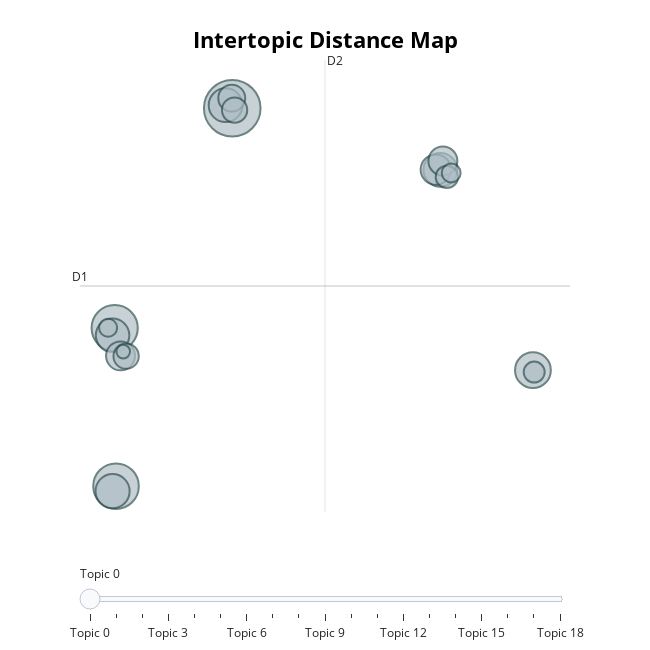

The notebook cell this image was saved under:
### Markdown cell above
Absouletly this is also good. related mobile phone brands. Let's visualize to see how far the topics are on the plane.

### Code cell
model_train.visualize_topics()

### Figure 1 — Plotly figure (JSON) as saved in the notebook; plotly's stock layout.template omitted (floating-point values rounded to 4 significant figures)
{"data": [{"customdata": [[0, "bereik | slecht | bundel | toestelkrediet | verleng", 225], [1, "abonnemenen | abonnement | verlengen | aanpassen | wijzig", 150], [2, "ideal | betalen | afbetalen | toestel | link", 146], [3, "internet | langzaam | traag | internetsnelheid | verhogen", 90], [4, "aankoopbon | aankoopbewijs | bon | aankoop | kopie", 82], [5, "telefoon | mobiel | tmobile | algarij | netwerk", 80], [6, "factuur | mai | betalen | toestel | vinden", 80], [7, "email | mail | factuur | per | ontvangen", 79], [8, "nummer | buitenlands | bellen | worden | buitenland", 65], [9, "maandelijks | opzegbaar | maand | abbonement | abonnemenen", 59], [10, "iphone | beschikbaar | verkopen | xs | max", 59], [11, "traag | langzaam | snelheid | heel | snel", 51], [12, "thuis | huis | slecht | bereik | info", 45], [13, "contract | maandelijks | opzegbaar | verlengen | lopen", 45], [14, "samsung | tablet | kleur | pixel | s20", 35], [15, "netwerk | verbinding | netwerkverbinding | storing | goed", 31], [16, "sim | only | kind | simkaart | verlengen", 25], [17, "kind | abonnemenen | kinderpakket | kinder | abonnementen", 23], [18, "datum | date | startdatum | reno5 | release", 13]], "hovertemplate": "<b>Topic %{customdata[0]}</b><br>%{customdata[1]}<br>Size: %{customdata[2]}", "legendgroup": "", "marker": {"color": "#B0BEC5", "line": {"color": "DarkSlateGrey", "width": 2}, "size": [225, 150, 146, 90, 82, 80, 80, 79, 65, 59, 59, 51, 45, 45, 35, 31, 25, 23, 13], "sizemode": "area", "sizeref": 0.1406, "symbol": "circle"}, "mode": "markers", "name": "", "orientation": "v", "showlegend": false, "type": "scatter", "x": [-4.088, -11.69, -11.61, 15.37, -11.83, 9.381, -4.519, -11.83, 9.086, -11.32, 9.544, -4.119, -3.936, -10.95, 9.799, 15.45, 10.08, -12.12, -11.14], "xaxis": "x", "y": [10.28, 1.021, -5.629, -0.7488, -5.84, 7.682, 10.4, 0.7163, 7.691, -0.1465, 8.052, 10.7, 10.2, -0.1612, 7.384, -0.8302, 7.549, 1.037, 0.03236], "yaxis": "y"}], "layout": {"annotations": [{"showarrow": false, "text": "D1", "x": -13.94, "y": 2.793, "yshift": 10}, {"showarrow": false, "text": "D2", "x": 1.915, "xshift": 10, "y": 12.3}], "height": 650, "hoverlabel": {"bgcolor": "white", "font": {"family": "Rockwell", "size": 16}}, "legend": {"itemsizing": "constant", "tracegroupgap": 0}, "margin": {"t": 60}, "shapes": [{"line": {"color": "#CFD8DC", "width": 2}, "type": "line", "x0": 1.915, "x1": 1.915, "y0": -6.716, "y1": 12.3}, {"line": {"color": "#9E9E9E", "width": 2}, "type": "line", "x0": -13.94, "x1": 17.77, "y0": 2.793, "y1": 2.793}], "sliders": [{"active": 0, "pad": {"t": 50}, "steps": [{"args": [{"marker.color": [["red", "#B0BEC5", "#B0BEC5", "#B0BEC5", "#B0BEC5", "#B0BEC5", "#B0BEC5", "#B0BEC5", "#B0BEC5", "#B0BEC5", "#B0BEC5", "#B0BEC5", "#B0BEC5", "#B0BEC5", "#B0BEC5", "#B0BEC5", "#B0BEC5", "#B0BEC5", "#B0BEC5"]]}], "label": "Topic 0", "method": "update"}, {"args": [{"marker.color": [["#B0BEC5", "red", "#B0BEC5", "#B0BEC5", "#B0BEC5", "#B0BEC5", "#B0BEC5", "#B0BEC5", "#B0BEC5", "#B0BEC5", "#B0BEC5", "#B0BEC5", "#B0BEC5", "#B0BEC5", "#B0BEC5", "#B0BEC5", "#B0BEC5", "#B0BEC5", "#B0BEC5"]]}], "label": "Topic 1", "method": "update"}, {"args": [{"marker.color": [["#B0BEC5", "#B0BEC5", "red", "#B0BEC5", "#B0BEC5", "#B0BEC5", "#B0BEC5", "#B0BEC5", "#B0BEC5", "#B0BEC5", "#B0BEC5", "#B0BEC5", "#B0BEC5", "#B0BEC5", "#B0BEC5", "#B0BEC5", "#B0BEC5", "#B0BEC5", "#B0BEC5"]]}], "label": "Topic 2", "method": "update"}, {"args": [{"marker.color": [["#B0BEC5", "#B0BEC5", "#B0BEC5", "red", "#B0BEC5", "#B0BEC5", "#B0BEC5", "#B0BEC5", "#B0BEC5", "#B0BEC5", "#B0BEC5", "#B0BEC5", "#B0BEC5", "#B0BEC5", "#B0BEC5", "#B0BEC5", "#B0BEC5", "#B0BEC5", "#B0BEC5"]]}], "label": "Topic 3", "method": "update"}, {"args": [{"marker.color": [["#B0BEC5", "#B0BEC5", "#B0BEC5", "#B0BEC5", "red", "#B0BEC5", "#B0BEC5", "#B0BEC5", "#B0BEC5", "#B0BEC5", "#B0BEC5", "#B0BEC5", "#B0BEC5", "#B0BEC5", "#B0BEC5", "#B0BEC5", "#B0BEC5", "#B0BEC5", "#B0BEC5"]]}], "label": "Topic 4", "method": "update"}, {"args": [{"marker.color": [["#B0BEC5", "#B0BEC5", "#B0BEC5", "#B0BEC5", "#B0BEC5", "red", "#B0BEC5", "#B0BEC5", "#B0BEC5", "#B0BEC5", "#B0BEC5", "#B0BEC5", "#B0BEC5", "#B0BEC5", "#B0BEC5", "#B0BEC5", "#B0BEC5", "#B0BEC5", "#B0BEC5"]]}], "label": "Topic 5", "method": "update"}, {"args": [{"marker.color": [["#B0BEC5", "#B0BEC5", "#B0BEC5", "#B0BEC5", "#B0BEC5", "#B0BEC5", "red", "#B0BEC5", "#B0BEC5", "#B0BEC5", "#B0BEC5", "#B0BEC5", "#B0BEC5", "#B0BEC5", "#B0BEC5", "#B0BEC5", "#B0BEC5", "#B0BEC5", "#B0BEC5"]]}], "label": "Topic 6", "method": "update"}, {"args": [{"marker.color": [["#B0BEC5", "#B0BEC5", "#B0BEC5", "#B0BEC5", "#B0BEC5", "#B0BEC5", "#B0BEC5", "red", "#B0BEC5", "#B0BEC5", "#B0BEC5", "#B0BEC5", "#B0BEC5", "#B0BEC5", "#B0BEC5", "#B0BEC5", "#B0BEC5", "#B0BEC5", "#B0BEC5"]]}], "label": "Topic 7", "method": "update"}, {"args": [{"marker.color": [["#B0BEC5", "#B0BEC5", "#B0BEC5", "#B0BEC5", "#B0BEC5", "#B0BEC5", "#B0BEC5", "#B0BEC5", "red", "#B0BEC5", "#B0BEC5", "#B0BEC5", "#B0BEC5", "#B0BEC5", "#B0BEC5", "#B0BEC5", "#B0BEC5", "#B0BEC5", "#B0BEC5"]]}], "label": "Topic 8", "method": "update"}, {"args": [{"marker.color": [["#B0BEC5", "#B0BEC5", "#B0BEC5", "#B0BEC5", "#B0BEC5", "#B0BEC5", "#B0BEC5", "#B0BEC5", "#B0BEC5", "red", "#B0BEC5", "#B0BEC5", "#B0BEC5", "#B0BEC5", "#B0BEC5", "#B0BEC5", "#B0BEC5", "#B0BEC5", "#B0BEC5"]]}], "label": "Topic 9", "method": "update"}, {"args": [{"marker.color": [["#B0BEC5", "#B0BEC5", "#B0BEC5", "#B0BEC5", "#B0BEC5", "#B0BEC5", "#B0BEC5", "#B0BEC5", "#B0BEC5", "#B0BEC5", "red", "#B0BEC5", "#B0BEC5", "#B0BEC5", "#B0BEC5", "#B0BEC5", "#B0BEC5", "#B0BEC5", "#B0BEC5"]]}], "label": "Topic 10", "method": "update"}, {"args": [{"marker.color": [["#B0BEC5", "#B0BEC5", "#B0BEC5", "#B0BEC5", "#B0BEC5", "#B0BEC5", "#B0BEC5", "#B0BEC5", "#B0BEC5", "#B0BEC5", "#B0BEC5", "red", "#B0BEC5", "#B0BEC5", "#B0BEC5", "#B0BEC5", "#B0BEC5", "#B0BEC5", "#B0BEC5"]]}], "label": "Topic 11", "method": "update"}, {"args": [{"marker.color": [["#B0BEC5", "#B0BEC5", "#B0BEC5", "#B0BEC5", "#B0BEC5", "#B0BEC5", "#B0BEC5", "#B0BEC5", "#B0BEC5", "#B0BEC5", "#B0BEC5", "#B0BEC5", "red", "#B0BEC5", "#B0BEC5", "#B0BEC5", "#B0BEC5", "#B0BEC5", "#B0BEC5"]]}], "label": "Topic 12", "method": "update"}, {"args": [{"marker.color": [["#B0BEC5", "#B0BEC5", "#B0BEC5", "#B0BEC5", "#B0BEC5", "#B0BEC5", "#B0BEC5", "#B0BEC5", "#B0BEC5", "#B0BEC5", "#B0BEC5", "#B0BEC5", "#B0BEC5", "red", "#B0BEC5", "#B0BEC5", "#B0BEC5", "#B0BEC5", "#B0BEC5"]]}], "label": "Topic 13", "method": "update"}, {"args": [{"marker.color": [["#B0BEC5", "#B0BEC5", "#B0BEC5", "#B0BEC5", "#B0BEC5", "#B0BEC5", "#B0BEC5", "#B0BEC5", "#B0BEC5", "#B0BEC5", "#B0BEC5", "#B0BEC5", "#B0BEC5", "#B0BEC5", "red", "#B0BEC5", "#B0BEC5", "#B0BEC5", "#B0BEC5"]]}], "label": "Topic 14", "method": "update"}, {"args": [{"marker.color": [["#B0BEC5", "#B0BEC5", "#B0BEC5", "#B0BEC5", "#B0BEC5", "#B0BEC5", "#B0BEC5", "#B0BEC5", "#B0BEC5", "#B0BEC5", "#B0BEC5", "#B0BEC5", "#B0BEC5", "#B0BEC5", "#B0BEC5", "red", "#B0BEC5", "#B0BEC5", "#B0BEC5"]]}], "label": "Topic 15", "method": "update"}, {"args": [{"marker.color": [["#B0BEC5", "#B0BEC5", "#B0BEC5", "#B0BEC5", "#B0BEC5", "#B0BEC5", "#B0BEC5", "#B0BEC5", "#B0BEC5", "#B0BEC5", "#B0BEC5", "#B0BEC5", "#B0BEC5", "#B0BEC5", "#B0BEC5", "#B0BEC5", "red", "#B0BEC5", "#B0BEC5"]]}], "label": "Topic 16", "method": "update"}, {"args": [{"marker.color": [["#B0BEC5", "#B0BEC5", "#B0BEC5", "#B0BEC5", "#B0BEC5", "#B0BEC5", "#B0BEC5", "#B0BEC5", "#B0BEC5", "#B0BEC5", "#B0BEC5", "#B0BEC5", "#B0BEC5", "#B0BEC5", "#B0BEC5", "#B0BEC5", "#B0BEC5", "red", "#B0BEC5"]]}], "label": "Topic 17", "method": "update"}, {"args": [{"marker.color": [["#B0BEC5", "#B0BEC5", "#B0BEC5", "#B0BEC5", "#B0BEC5", "#B0BEC5", "#B0BEC5", "#B0BEC5", "#B0BEC5", "#B0BEC5", "#B0BEC5", "#B0BEC5", "#B0BEC5", "#B0BEC5", "#B0BEC5", "#B0BEC5", "#B0BEC5", "#B0BEC5", "red"]]}], "label": "Topic 18", "method": "update"}]}], "title": {"font": {"color": "Black", "size": 22}, "text": "<b>Intertopic Distance Map</b>", "x": 0.5, "xanchor": "center", "y": 0.95, "yanchor": "top"}, "width": 650, "xaxis": {"anchor": "y", "domain": [0, 1], "range": [-13.94, 17.77], "title": {"text": ""}, "visible": false}, "yaxis": {"anchor": "x", "domain": [0, 1], "range": [-6.716, 12.3], "title": {"text": ""}, "visible": false}}}
